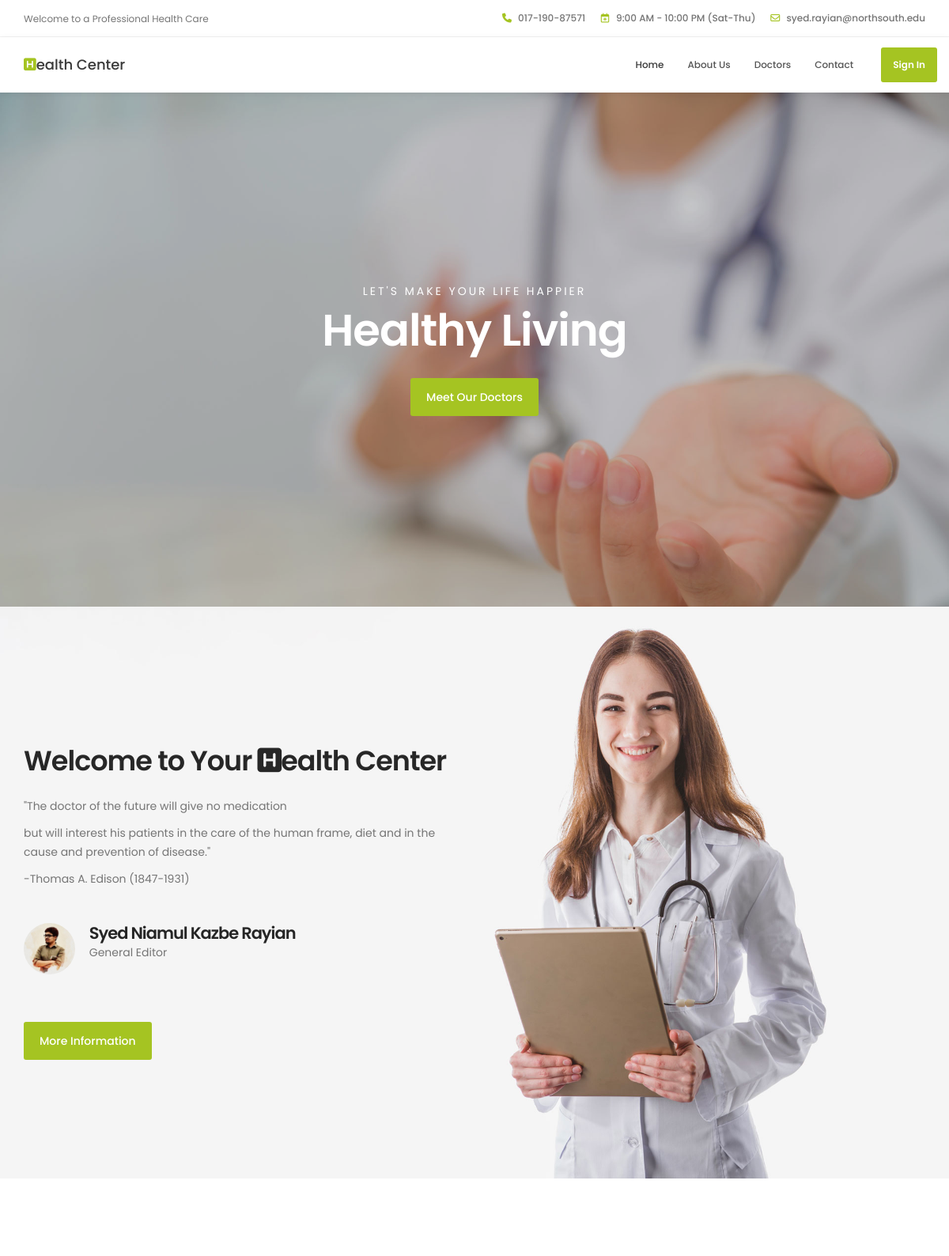
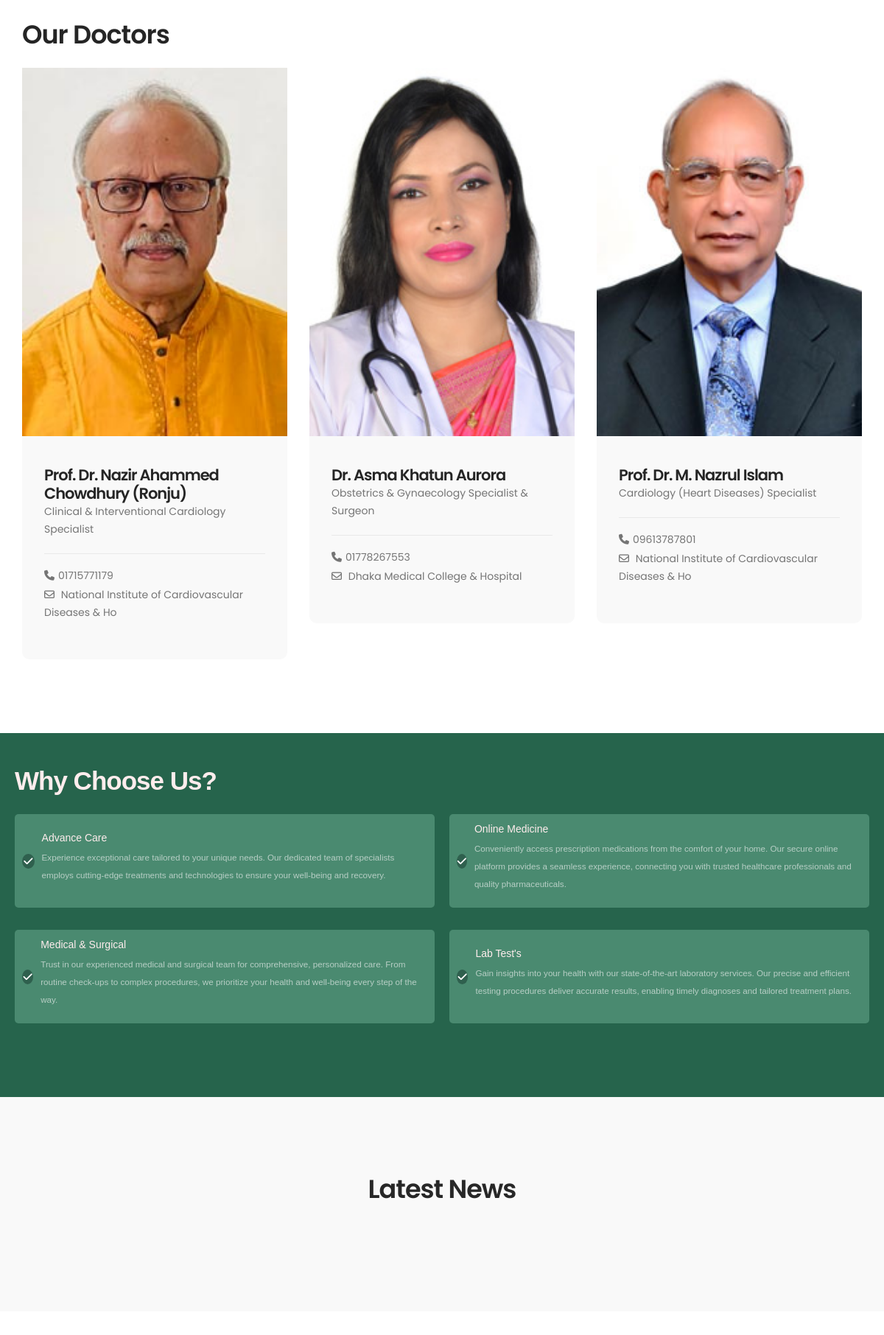
The page / (upper part) on the database its author committed (2 pictures, top to bottom).
### tables this page shows
CREATE TABLE `doctors` (
  `docid` int(11) NOT NULL,
  `name` varchar(50) NOT NULL,
  `email_id` varchar(50) NOT NULL,
  `phone_number` varchar(11) DEFAULT NULL,
  `degree` varchar(50) DEFAULT NULL,
  `hospital` varchar(50) DEFAULT NULL,
  `address` varchar(50) DEFAULT NULL,
  `specialist` varchar(50) DEFAULT NULL,
  `about` varchar(3000) DEFAULT NULL
);

### index.php (the view, shortened to what this page needs)
<!DOCTYPE html>
<html lang="en">
<head>
     <link rel="stylesheet" href="css/bootstrap.min.css">
     <link rel="stylesheet" href="css/font-awesome.min.css">
     <link rel="stylesheet" href="css/animate.css">
     <link rel="stylesheet" href="css/owl.carousel.css">
     <link rel="stylesheet" href="css/owl.theme.default.min.css">
     <link rel="stylesheet" href="https://cdnjs.cloudflare.com/ajax/libs/font-awesome/6.2.1/css/all.min.css">
     <link rel="stylesheet" href="https://unpkg.com/swiper/swiper-bundle.min.css">
     <link rel="stylesheet" href="css/layout.css" >
     <link rel="stylesheet" href="css/blog.css" >
     <link rel="stylesheet" href="css/chooseus.css" >
     <link rel="stylesheet" href="css/service.css" >
</head>
<body id="top" data-spy="scroll" data-target=".navbar-collapse" data-offset="50">
     <?php
          include 'header-home.php';
     ?>
     <section id="home" class="slider" data-stellar-background-ratio="0.5">
          <div class="container">
               <div class="row">
                              <div class="item item-first">
                                   <div class="caption">
                                        <div class="col-md-offset-1 col-md-10">
                                             <h3>Let's make your life happier</h3>
                                             <h1>Healthy Living</h1>
                                             <a href="#team" class="section-btn btn btn-default smoothScroll">Meet Our Doctors</a>
                                        </div>
                                   </div>
                              </div>
               </div>
          </div>
     </section>
     <section id="about">
          <div class="container">
               <div class="row">
                    <div class="col-md-6 col-sm-6">
                         <div class="about-info">
                              <h2 class="wow fadeInUp" data-wow-delay="0.6s">Welcome to Your <i class="fa fa-h-square"></i>ealth Center</h2>
                              <div class="wow fadeInUp" data-wow-delay="0.8s">
                                   <p>"The doctor of the future will give no medication</p>
                                   <p>but will interest his patients in the care of the human frame, diet and in the cause and prevention of disease."</p>
                                   <p>-Thomas A. Edison (1847-1931)</p>
                              </div><br>
                              <figure class="profile wow fadeInUp" data-wow-delay="1s">
                                   <img src="images/author-image.jpg" class="img-responsive" alt="">
                                   <figcaption>
                                        <h3><a href="https://www.facebook.com/nraiyan/">Syed Niamul Kazbe Rayian</a></h3>
                                        <p>General Editor</p>
                                   </figcaption>
                              </figure>
                              <br><br><br>
                              <a href="aboutus.php" class="section-btn btn btn-default smoothScroll">More Information</a>
                         </div>
                    </div>
               </div>
          </div>
     </section>
     <section id="team" data-stellar-background-ratio="1">
          <div class="container">
               <div class="row">
                    <div class="col-md-6 col-sm-6">
                         <div class="about-info">
                         <h2 class="wow fadeInUp" data-wow-delay="0.1s"><a href="doctors.php">Our Doctors</a></h2>
                         </div>
                    </div>
                    <div class="clearfix"></div>
                    <div class="col-md-4 col-sm-6">
                         <div class="team-thumb wow fadeInUp" data-wow-delay="0.2s">
                         <img src="images/doctors/Prof.-Dr.-Nazir-Ahammed-Chowdhury.jpg" class="img-responsive" alt="" style="width:500px;height:500px;">
                                   <div class="team-info">
                                        <h3><a href="https://www.doctorbangladesh.com/prof-dr-nazir-ahammed-chowdhury-ronju/">
                                        <?php
                                        require_once('connectsql.php');
                                        $sql="SELECT `name` FROM `doctors` WHERE docid=1";
                                        $result=$conn->query($sql);
                                        $name=$result->fetch_assoc();
                                        echo $name['name'];
                                        ?>
                                        </a></h3>
                                        <p><?php
                                        require_once('connectsql.php');
                                        $sql="SELECT `specialist` FROM `doctors` WHERE docid=1";
                                        $result=$conn->query($sql);
                                        $name=$result->fetch_assoc();
                                        echo $name['specialist'];
                                        ?></p>
                                        <div class="team-contact-info">
                                             <p><i class="fa fa-phone"></i><?php
                                        require_once('connectsql.php');
                                        $sql="SELECT `phone_number` FROM `doctors` WHERE docid=1";
                                        $result=$conn->query($sql);
                                        $name=$result->fetch_assoc();
                                        echo $name['phone_number'];
                                        ?></p>
                                             <p><i class="fa fa-envelope-o"></i> <a href="#"><?php
                                        require_once('connectsql.php');
                                        $sql="SELECT `hospital` FROM `doctors` WHERE docid=1";
                                        $result=$conn->query($sql);
                                        $name=$result->fetch_assoc();
                                        echo $name['hospital'];
                                        ?></a></p>
                                        </div>
                                   </div>
                              </div>
                    </div>
                    <div class="col-md-4 col-sm-6">
                         <div class="team-thumb wow fadeInUp" data-wow-delay="0.2s">
                         <img src="images/doctors/Dr.-Most.-Asma-Khatun.jpg" class="img-responsive" alt="" style="width:500px;height:500px;">
                                   <div class="team-info">
                                        <h3><a href="https://www.doctorbangladesh.com/prof-dr-nazir-ahammed-chowdhury-ronju/">
                                        <?php
                                        require_once('connectsql.php');
                                        $sql="SELECT `name` FROM `doctors` WHERE docid=12";
                                        $result=$conn->query($sql);
                                        $name=$result->fetch_assoc();
                                        echo $name['name'];
                                        ?>
                                        </a></h3>
                                        <p><?php
                                        require_once('connectsql.php');
                                        $sql="SELECT `specialist` FROM `doctors` WHERE docid=12";
                                        $result=$conn->query($sql);
                                        $name=$result->fetch_assoc();
                                        echo $name['specialist'];
                                        ?></p>
                                        <div class="team-contact-info">
                                             <p><i class="fa fa-phone"></i><?php
                                        require_once('connectsql.php');
                                        $sql="SELECT `phone_number` FROM `doctors` WHERE docid=12";
                                        $result=$conn->query($sql);
                                        $name=$result->fetch_assoc();
                                        echo $name['phone_number'];
                                        ?></p>
                                             <p><i class="fa fa-envelope-o"></i> <a href="#"><?php
                                        require_once('connectsql.php');
                                        $sql="SELECT `hospital` FROM `doctors` WHERE docid=12";
                                        $result=$conn->query($sql);
                                        $name=$result->fetch_assoc();
                                        echo $name['hospital'];
                                        ?></a></p>
                                        </div>
                                   </div>
                              </div>
                    </div>
                    <div class="col-md-4 col-sm-6">
                         <div class="team-thumb wow fadeInUp" data-wow-delay="0.2s">
                         <img src="images/doctors/Prof.-Dr.-M.-Nazrul-Islam.jpg" class="img-responsive" alt="" style="width:500px;height:500px;">
                                   <div class="team-info">
                                        <h3><a href="https://www.doctorbangladesh.com/prof-dr-nazir-ahammed-chowdhury-ronju/">
                                        <?php
                                        require_once('connectsql.php');
                                        $sql="SELECT `name` FROM `doctors` WHERE docid=3";
                                        $result=$conn->query($sql);
                                        $name=$result->fetch_assoc();
                                        echo $name['name'];
                                        ?>
                                        </a></h3>
                                        <p><?php
                                        require_once('connectsql.php');
                                        $sql="SELECT `specialist` FROM `doctors` WHERE docid=3";
                                        $result=$conn->query($sql);
                                        $name=$result->fetch_assoc();
                                        echo $name['specialist'];
                                        ?></p>
                                        <div class="team-contact-info">
                                             <p><i class="fa fa-phone"></i><?php
                                        require_once('connectsql.php');
                                        $sql="SELECT `phone_number` FROM `doctors` WHERE docid=3";
                                        $result=$conn->query($sql);
                                        $name=$result->fetch_assoc();
                                        echo $name['phone_number'];
                                        ?></p>
                                             <p><i class="fa fa-envelope-o"></i> <a href="#"><?php
                                        require_once('connectsql.php');
                                        $sql="SELECT `hospital` FROM `doctors` WHERE docid=3";
                                        $result=$conn->query($sql);
                                        $name=$result->fetch_assoc();
                                        echo $name['hospital'];
                                        ?></a></p>
                                        </div>
                                   </div>
                              </div>
               </div>
          </div>
     </section>
    <div class="why-choose-us">
      <h2>Why Choose Us?</h2>
      <div class="why-choose-us-container">
          <div class="child-section">
              <div class="icon"><i class="fa fa-check"></i></div>
              <div>
                  <span>Advance Care</span>
                  <p>Experience exceptional care tailored to your unique needs. Our dedicated team of specialists employs cutting-edge treatments and technologies to ensure your well-being and recovery.</p>
              </div>
          </div>
          <div class="child-section">
              <div class="icon"><i class="fa fa-check"></i></div>
              <div>
                  <span>Online Medicine</span>
                  <p>Conveniently access prescription medications from the comfort of your home. Our secure online platform provides a seamless experience, connecting you with trusted healthcare professionals and quality pharmaceuticals.</p>
              </div>
          </div>
          <div class="child-section">
              <div class="icon"><i class="fa fa-check"></i></div>
              <div>
                  <span>Medical & Surgical</span>
                  <p>Trust in our experienced medical and surgical team for comprehensive, personalized care. From routine check-ups to complex procedures, we prioritize your health and well-being every step of the way.</p>
              </div>
          </div>
          <div class="child-section">
              <div class="icon"><i class="fa fa-check"></i></div>
              <div>
                  <span>Lab Test's</span>
                  <p>Gain insights into your health with our state-of-the-art laboratory services. Our precise and efficient testing procedures deliver accurate results, enabling timely diagnoses and tailored treatment plans.</p>
              </div>
          </div>
      </div>
  </div>
     <section id="news" data-stellar-background-ratio="2.5">
          <div class="container">
               <div class="row">
                    <div class="col-md-12 col-sm-12">
                         <div class="section-title wow fadeInUp" data-wow-delay="0.1s">
                              <h2>Latest News</h2>
                         </div>
                    </div>
                    <div class="col-md-4 col-sm-6">
                    </div>
                    <div class="col-md-4 col-sm-6">
                    </div>
                    <div class="col-md-4 col-sm-6">
                    </div>
               </div>
          </div>
     </section>
     <section id="appointment" data-stellar-background-ratio="3">
     </section>
     <br>
     <br>
     <?php
        include 'footer.php';
        ?>
</body>
</html>

### rows shown on the page
doctors: name "Prof. Dr. Nazir Ahammed Chowdhury (Ronju)", specialist "Clinical & Interventional Cardiology Specialist", phone_number "01715771179", hospital "National Institute of Cardiovascular Diseases & Ho"
doctors: name "Dr. Asma Khatun Aurora", specialist "Obstetrics & Gynaecology Specialist & Surgeon", phone_number "01778267553", hospital "Dhaka Medical College & Hospital"
doctors: name "Prof. Dr. M. Nazrul Islam", specialist "Cardiology (Heart Diseases) Specialist", phone_number "09613787801", hospital "National Institute of Cardiovascular Diseases & Ho"
